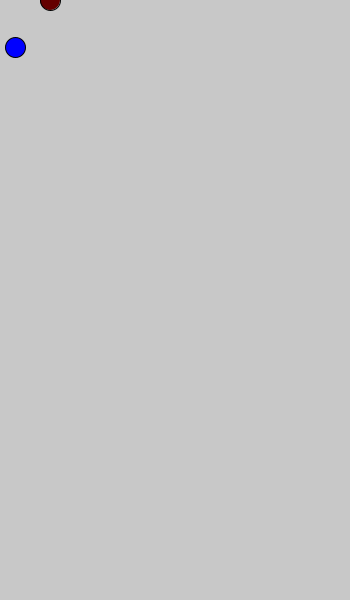
Frame 1 (no input)
Frame 60 (the mouse pressed at the canvas centre just before this capture): identical to frame 1, image omitted
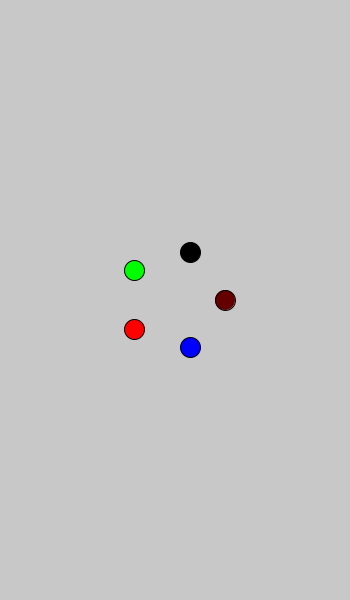
Frame 120 (the mouse held since frame 60 and released just before this capture)

The Processing sketch that drew these frames (run headless with seeded random() and noise(); from frame 60 on, the mouse is pressed at the canvas centre):

// Processing sketch: processing_95064
// ── processing_95064.pde

//Five objects equal distance around the mouse
//in class April, 2, 2013
float degrees = 360/5;
float distance = 50;

void setup() {
  size (350, 600);
} 
void draw() {
  background(200);
  fill(0, 0, 255);
  float xOffset = cos(radians(degrees)) * distance;
  float yOffset = sin(radians(degrees)) * distance;
  ellipse(mouseX + xOffset, mouseY + yOffset, 20, 20);
  fill(255, 0, 0);
  xOffset = cos(radians(degrees * 2)) * distance;
  yOffset = sin(radians(degrees * 2)) * distance;
  ellipse(mouseX + xOffset, mouseY + yOffset, 20, 20);
  fill(0,255,0);
  xOffset = cos(radians(degrees * 3)) * distance;
  yOffset = sin(radians(degrees * 3)) * distance;
  ellipse(mouseX + xOffset, mouseY + yOffset, 20, 20);
  fill(0,0,0);
  xOffset = cos(radians(degrees * 4)) * distance;
  yOffset = sin(radians(degrees * 4)) * distance;
  ellipse(mouseX + xOffset, mouseY + yOffset, 20, 20);
  fill(100,0,0);
  xOffset = cos(radians(degrees * 5)) * distance;
  yOffset = sin(radians(degrees * 5)) * distance;
  ellipse(mouseX + xOffset, mouseY + yOffset, 20, 20);
}
